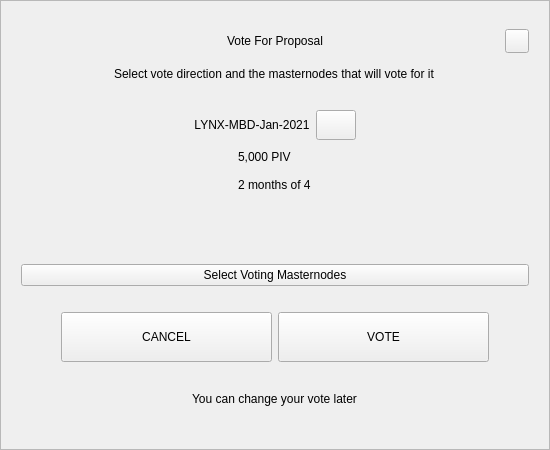
<?xml version="1.0" encoding="UTF-8"?>
<ui version="4.0">
 <class>VoteDialog</class>
 <widget class="QWidget" name="VoteDialog">
  <property name="geometry">
   <rect>
    <x>0</x>
    <y>0</y>
    <width>550</width>
    <height>450</height>
   </rect>
  </property>
  <layout class="QVBoxLayout" name="verticalLayout_1">
   <property name="spacing">
    <number>0</number>
   </property>
   <property name="leftMargin">
    <number>0</number>
   </property>
   <property name="topMargin">
    <number>0</number>
   </property>
   <property name="rightMargin">
    <number>0</number>
   </property>
   <property name="bottomMargin">
    <number>0</number>
   </property>
   <item>
    <widget class="QFrame" name="frame">
     <property name="styleSheet">
      <string notr="true"/>
     </property>
     <property name="frameShape">
      <enum>QFrame::StyledPanel</enum>
     </property>
     <property name="frameShadow">
      <enum>QFrame::Raised</enum>
     </property>
     <layout class="QVBoxLayout" name="verticalLayout_2">
      <property name="spacing">
       <number>6</number>
      </property>
      <property name="leftMargin">
       <number>20</number>
      </property>
      <property name="topMargin">
       <number>20</number>
      </property>
      <property name="rightMargin">
       <number>20</number>
      </property>
      <property name="bottomMargin">
       <number>20</number>
      </property>
      <item>
       <layout class="QHBoxLayout" name="horizontalLayout_1">
        <property name="spacing">
         <number>0</number>
        </property>
        <item>
         <spacer name="horizontalSpacer_1">
          <property name="orientation">
           <enum>Qt::Horizontal</enum>
          </property>
          <property name="sizeHint" stdset="0">
           <size>
            <width>40</width>
            <height>20</height>
           </size>
          </property>
         </spacer>
        </item>
        <item>
         <widget class="QLabel" name="labelTitle">
          <property name="minimumSize">
           <size>
            <width>0</width>
            <height>40</height>
           </size>
          </property>
          <property name="maximumSize">
           <size>
            <width>16777215</width>
            <height>40</height>
           </size>
          </property>
          <property name="styleSheet">
           <string notr="true">padding-left:24px;</string>
          </property>
          <property name="text">
           <string>Vote For Proposal</string>
          </property>
          <property name="alignment">
           <set>Qt::AlignCenter</set>
          </property>
          <property name="margin">
           <number>7</number>
          </property>
         </widget>
        </item>
        <item>
         <spacer name="horizontalSpacer_2">
          <property name="orientation">
           <enum>Qt::Horizontal</enum>
          </property>
          <property name="sizeHint" stdset="0">
           <size>
            <width>40</width>
            <height>20</height>
           </size>
          </property>
         </spacer>
        </item>
        <item>
         <widget class="QPushButton" name="btnEsc">
          <property name="minimumSize">
           <size>
            <width>24</width>
            <height>24</height>
           </size>
          </property>
          <property name="maximumSize">
           <size>
            <width>24</width>
            <height>24</height>
           </size>
          </property>
          <property name="focusPolicy">
           <enum>Qt::NoFocus</enum>
          </property>
          <property name="text">
           <string/>
          </property>
         </widget>
        </item>
       </layout>
      </item>
      <item alignment="Qt::AlignHCenter">
       <widget class="QLabel" name="labelSubtitle">
        <property name="text">
         <string>Select vote direction and the masternodes that will vote for it</string>
        </property>
       </widget>
      </item>
      <item>
       <spacer name="verticalSpacer_1">
        <property name="orientation">
         <enum>Qt::Vertical</enum>
        </property>
        <property name="sizeType">
         <enum>QSizePolicy::Expanding</enum>
        </property>
        <property name="sizeHint" stdset="0">
         <size>
          <width>20</width>
          <height>40</height>
         </size>
        </property>
       </spacer>
      </item>
      <item>
       <layout class="QHBoxLayout" name="horizontalLayout_2">
        <item>
         <spacer name="horizontalSpacer_3">
          <property name="orientation">
           <enum>Qt::Horizontal</enum>
          </property>
          <property name="sizeHint" stdset="0">
           <size>
            <width>40</width>
            <height>20</height>
           </size>
          </property>
         </spacer>
        </item>
        <item>
         <widget class="QLabel" name="labelTitleVote">
          <property name="minimumSize">
           <size>
            <width>0</width>
            <height>30</height>
           </size>
          </property>
          <property name="text">
           <string notr="true">LYNX-MBD-Jan-2021</string>
          </property>
          <property name="alignment">
           <set>Qt::AlignCenter</set>
          </property>
          <property name="wordWrap">
           <bool>true</bool>
          </property>
         </widget>
        </item>
        <item>
         <widget class="QPushButton" name="btnLink">
          <property name="minimumSize">
           <size>
            <width>0</width>
            <height>30</height>
           </size>
          </property>
          <property name="maximumSize">
           <size>
            <width>16777215</width>
            <height>30</height>
           </size>
          </property>
          <property name="cursor">
           <cursorShape>PointingHandCursor</cursorShape>
          </property>
          <property name="text">
           <string/>
          </property>
         </widget>
        </item>
        <item>
         <spacer name="horizontalSpacer_4">
          <property name="orientation">
           <enum>Qt::Horizontal</enum>
          </property>
          <property name="sizeHint" stdset="0">
           <size>
            <width>40</width>
            <height>20</height>
           </size>
          </property>
         </spacer>
        </item>
       </layout>
      </item>
      <item alignment="Qt::AlignHCenter">
       <widget class="QWidget" name="widget" native="true">
        <property name="minimumSize">
         <size>
          <width>0</width>
          <height>50</height>
         </size>
        </property>
        <layout class="QVBoxLayout" name="verticalLayout_3">
         <property name="spacing">
          <number>6</number>
         </property>
         <property name="leftMargin">
          <number>0</number>
         </property>
         <property name="topMargin">
          <number>0</number>
         </property>
         <property name="rightMargin">
          <number>0</number>
         </property>
         <property name="bottomMargin">
          <number>0</number>
         </property>
         <item>
          <widget class="QLabel" name="labelAmount">
           <property name="text">
            <string notr="true">5,000 PIV</string>
           </property>
          </widget>
         </item>
         <item>
          <widget class="QLabel" name="labelTime">
           <property name="text">
            <string notr="true">2 months of 4</string>
           </property>
          </widget>
         </item>
        </layout>
       </widget>
      </item>
      <item>
       <spacer name="verticalSpacer_2">
        <property name="orientation">
         <enum>Qt::Vertical</enum>
        </property>
        <property name="sizeType">
         <enum>QSizePolicy::Fixed</enum>
        </property>
        <property name="sizeHint" stdset="0">
         <size>
          <width>20</width>
          <height>10</height>
         </size>
        </property>
       </spacer>
      </item>
      <item>
       <widget class="QWidget" name="containerVotes" native="true">
        <property name="minimumSize">
         <size>
          <width>0</width>
          <height>36</height>
         </size>
        </property>
        <layout class="QHBoxLayout" name="horizontalLayout_3" stretch="1,0,1">
         <property name="spacing">
          <number>0</number>
         </property>
         <property name="leftMargin">
          <number>0</number>
         </property>
         <property name="topMargin">
          <number>0</number>
         </property>
         <property name="rightMargin">
          <number>0</number>
         </property>
         <property name="bottomMargin">
          <number>0</number>
         </property>
         <item>
          <widget class="QWidget" name="containerNo" native="true">
           <property name="sizePolicy">
            <sizepolicy hsizetype="Expanding" vsizetype="Preferred">
             <horstretch>0</horstretch>
             <verstretch>0</verstretch>
            </sizepolicy>
           </property>
           <property name="minimumSize">
            <size>
             <width>0</width>
             <height>36</height>
            </size>
           </property>
           <layout class="QGridLayout" name="gridLayout">
            <property name="leftMargin">
             <number>0</number>
            </property>
            <property name="topMargin">
             <number>0</number>
            </property>
            <property name="rightMargin">
             <number>0</number>
            </property>
            <property name="bottomMargin">
             <number>0</number>
            </property>
            <property name="spacing">
             <number>0</number>
            </property>
           </layout>
          </widget>
         </item>
         <item>
          <spacer name="horizontalSpacer_5">
           <property name="orientation">
            <enum>Qt::Horizontal</enum>
           </property>
           <property name="sizeType">
            <enum>QSizePolicy::Fixed</enum>
           </property>
           <property name="sizeHint" stdset="0">
            <size>
             <width>16</width>
             <height>20</height>
            </size>
           </property>
          </spacer>
         </item>
         <item>
          <widget class="QWidget" name="containerYes" native="true">
           <property name="minimumSize">
            <size>
             <width>0</width>
             <height>36</height>
            </size>
           </property>
           <property name="layoutDirection">
            <enum>Qt::LeftToRight</enum>
           </property>
           <layout class="QGridLayout" name="gridLayout_2">
            <property name="leftMargin">
             <number>0</number>
            </property>
            <property name="topMargin">
             <number>0</number>
            </property>
            <property name="rightMargin">
             <number>0</number>
            </property>
            <property name="bottomMargin">
             <number>0</number>
            </property>
            <property name="horizontalSpacing">
             <number>0</number>
            </property>
           </layout>
          </widget>
         </item>
        </layout>
       </widget>
      </item>
      <item>
       <spacer name="verticalSpacer_3">
        <property name="orientation">
         <enum>Qt::Vertical</enum>
        </property>
        <property name="sizeType">
         <enum>QSizePolicy::Fixed</enum>
        </property>
        <property name="sizeHint" stdset="0">
         <size>
          <width>20</width>
          <height>10</height>
         </size>
        </property>
       </spacer>
      </item>
      <item>
       <widget class="QPushButton" name="btnSelectMasternodes">
        <property name="cursor">
         <cursorShape>PointingHandCursor</cursorShape>
        </property>
        <property name="text">
         <string>Select Voting Masternodes</string>
        </property>
       </widget>
      </item>
      <item>
       <spacer name="verticalSpacer_4">
        <property name="orientation">
         <enum>Qt::Vertical</enum>
        </property>
        <property name="sizeType">
         <enum>QSizePolicy::Fixed</enum>
        </property>
        <property name="sizeHint" stdset="0">
         <size>
          <width>20</width>
          <height>20</height>
         </size>
        </property>
       </spacer>
      </item>
      <item>
       <layout class="QHBoxLayout" name="horizontalLayout_4" stretch="0,2,2,0">
        <item>
         <spacer name="horizontalSpacer_6">
          <property name="orientation">
           <enum>Qt::Horizontal</enum>
          </property>
          <property name="sizeHint" stdset="0">
           <size>
            <width>40</width>
            <height>20</height>
           </size>
          </property>
         </spacer>
        </item>
        <item>
         <widget class="QPushButton" name="btnCancel">
          <property name="minimumSize">
           <size>
            <width>0</width>
            <height>50</height>
           </size>
          </property>
          <property name="focusPolicy">
           <enum>Qt::NoFocus</enum>
          </property>
          <property name="text">
           <string>CANCEL</string>
          </property>
         </widget>
        </item>
        <item>
         <widget class="QPushButton" name="btnSave">
          <property name="minimumSize">
           <size>
            <width>0</width>
            <height>50</height>
           </size>
          </property>
          <property name="focusPolicy">
           <enum>Qt::NoFocus</enum>
          </property>
          <property name="text">
           <string>VOTE</string>
          </property>
         </widget>
        </item>
        <item>
         <spacer name="horizontalSpacer_7">
          <property name="orientation">
           <enum>Qt::Horizontal</enum>
          </property>
          <property name="sizeHint" stdset="0">
           <size>
            <width>40</width>
            <height>20</height>
           </size>
          </property>
         </spacer>
        </item>
       </layout>
      </item>
      <item>
       <spacer name="verticalSpacer_5">
        <property name="orientation">
         <enum>Qt::Vertical</enum>
        </property>
        <property name="sizeType">
         <enum>QSizePolicy::Expanding</enum>
        </property>
        <property name="sizeHint" stdset="0">
         <size>
          <width>20</width>
          <height>10</height>
         </size>
        </property>
       </spacer>
      </item>
      <item>
       <spacer name="verticalSpacer_6">
        <property name="orientation">
         <enum>Qt::Vertical</enum>
        </property>
        <property name="sizeHint" stdset="0">
         <size>
          <width>20</width>
          <height>40</height>
         </size>
        </property>
       </spacer>
      </item>
      <item alignment="Qt::AlignHCenter">
       <widget class="QLabel" name="labelMessage">
        <property name="text">
         <string>You can change your vote later</string>
        </property>
       </widget>
      </item>
      <item>
       <spacer name="verticalSpacer_7">
        <property name="orientation">
         <enum>Qt::Vertical</enum>
        </property>
        <property name="sizeType">
         <enum>QSizePolicy::Expanding</enum>
        </property>
        <property name="sizeHint" stdset="0">
         <size>
          <width>20</width>
          <height>40</height>
         </size>
        </property>
       </spacer>
      </item>
     </layout>
    </widget>
   </item>
  </layout>
 </widget>
 <resources/>
 <connections/>
</ui>
